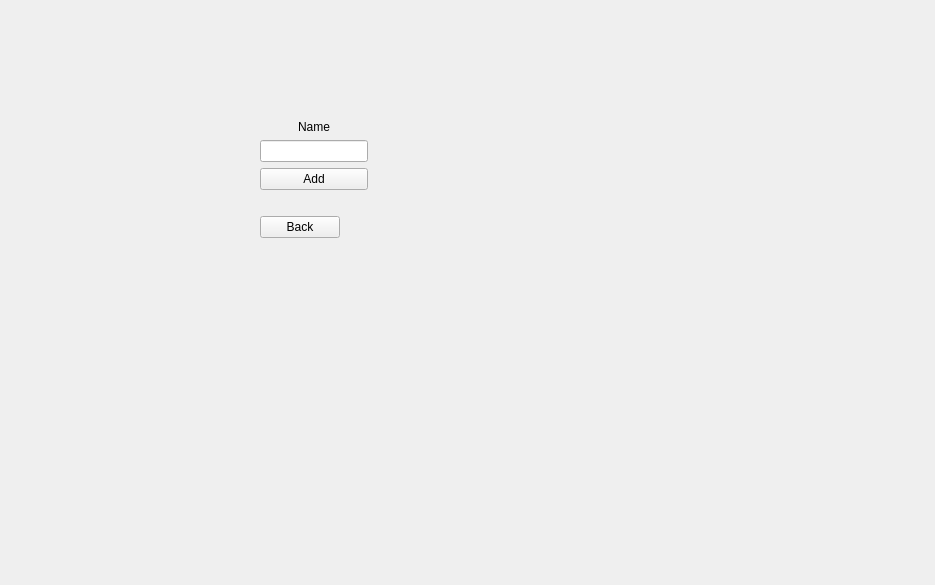
<?xml version="1.0" encoding="UTF-8"?>
<ui version="4.0">
 <class>playlist_add_screen</class>
 <widget class="QWidget" name="playlist_add_screen">
  <property name="geometry">
   <rect>
    <x>0</x>
    <y>0</y>
    <width>935</width>
    <height>585</height>
   </rect>
  </property>
  <property name="windowTitle">
   <string>Form</string>
  </property>
  <widget class="QWidget" name="verticalLayoutWidget">
   <property name="geometry">
    <rect>
     <x>260</x>
     <y>120</y>
     <width>160</width>
     <height>128</height>
    </rect>
   </property>
   <layout class="QVBoxLayout" name="mainLayout">
    <property name="sizeConstraint">
     <enum>QLayout::SetFixedSize</enum>
    </property>
    <item>
     <widget class="QLabel" name="name_l">
      <property name="text">
       <string>Name</string>
      </property>
      <property name="alignment">
       <set>Qt::AlignCenter</set>
      </property>
     </widget>
    </item>
    <item>
     <widget class="QLineEdit" name="name_le"/>
    </item>
    <item>
     <widget class="QPushButton" name="add_pb">
      <property name="text">
       <string>Add</string>
      </property>
     </widget>
    </item>
    <item>
     <widget class="QLabel" name="userOutput_l">
      <property name="text">
       <string/>
      </property>
      <property name="alignment">
       <set>Qt::AlignCenter</set>
      </property>
     </widget>
    </item>
    <item>
     <widget class="QPushButton" name="back_pb">
      <property name="sizePolicy">
       <sizepolicy hsizetype="Fixed" vsizetype="Fixed">
        <horstretch>0</horstretch>
        <verstretch>0</verstretch>
       </sizepolicy>
      </property>
      <property name="text">
       <string>Back</string>
      </property>
     </widget>
    </item>
   </layout>
  </widget>
 </widget>
 <resources/>
 <connections/>
</ui>
